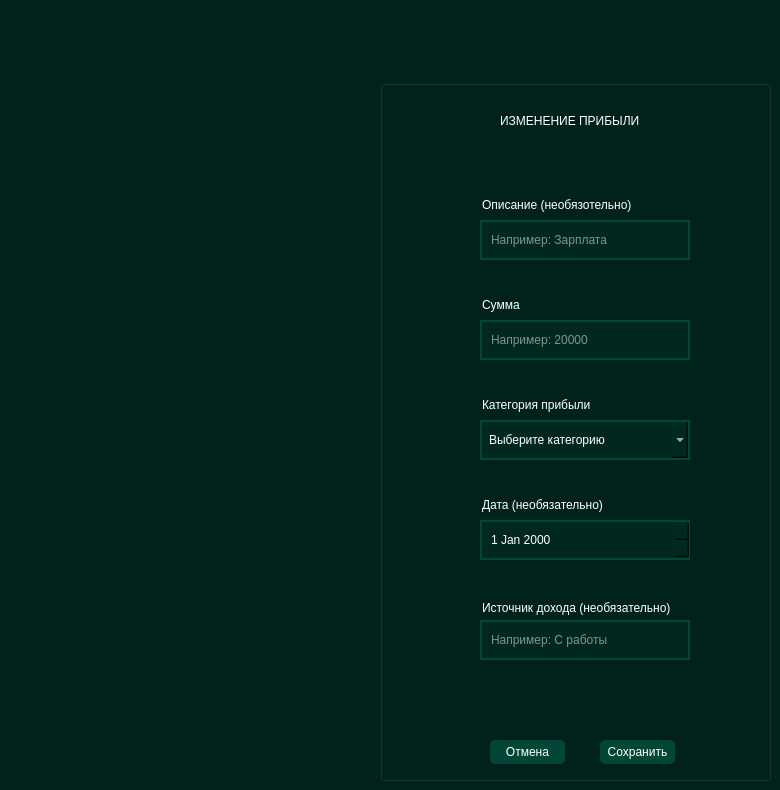
    <widget class="QWidget" name="IncomePage">
     <property name="styleSheet">
      <string notr="true">background-color: rgb(1, 34, 27);</string>
     </property>
     <widget class="QGroupBox" name="IncomeAddGB">
      <property name="geometry">
       <rect>
        <x>380</x>
        <y>80</y>
        <width>391</width>
        <height>701</height>
       </rect>
      </property>
      <property name="styleSheet">
       <string notr="true">color: rgb(255, 255, 255);</string>
      </property>
      <property name="title">
       <string/>
      </property>
      <widget class="QLineEdit" name="DescIncomeLE">
       <property name="geometry">
        <rect>
         <x>100</x>
         <y>140</y>
         <width>210</width>
         <height>40</height>
        </rect>
       </property>
       <property name="styleSheet">
        <string notr="true">background-color: rgb(1, 40, 31);
border-radius: 1 px;
border: 2px solid#aaa;
border-color: rgb(2, 70, 55);
padding-left: 7px;
font: 11pt &quot;Calibri&quot;;
</string>
       </property>
       <property name="placeholderText">
        <string>Например: Зарплата</string>
       </property>
      </widget>
      <widget class="QLineEdit" name="SumIncomeLE">
       <property name="geometry">
        <rect>
         <x>100</x>
         <y>240</y>
         <width>210</width>
         <height>40</height>
        </rect>
       </property>
       <property name="styleSheet">
        <string notr="true">background-color: rgb(1, 40, 31);
border-radius: 1 px;
border: 2px solid#aaa;
border-color: rgb(2, 70, 55);
padding-left: 7px;
font: 11pt &quot;Calibri&quot;;
</string>
       </property>
       <property name="placeholderText">
        <string>Например: 20000</string>
       </property>
      </widget>
      <widget class="QComboBox" name="CategoryIncomeCB">
       <property name="geometry">
        <rect>
         <x>100</x>
         <y>340</y>
         <width>210</width>
         <height>40</height>
        </rect>
       </property>
       <property name="styleSheet">
        <string notr="true">background-color: rgb(1, 40, 31);
border-radius: 1 px;
border: 2px solid#aaa;
border-color: rgb(2, 70, 55);
padding-left: 7px;
font: 11pt &quot;Calibri&quot;;
</string>
       </property>
       <item>
        <property name="text">
         <string>Выберите категорию</string>
        </property>
       </item>
       <item>
        <property name="text">
         <string>Зарплата</string>
        </property>
       </item>
       <item>
        <property name="text">
         <string>Бизнес</string>
        </property>
       </item>
       <item>
        <property name="text">
         <string>Переводы</string>
        </property>
       </item>
       <item>
        <property name="text">
         <string>Подарок</string>
        </property>
       </item>
       <item>
        <property name="text">
         <string>Остальное</string>
        </property>
       </item>
      </widget>
      <widget class="QPushButton" name="CancelIncomeBtn">
       <property name="geometry">
        <rect>
         <x>110</x>
         <y>660</y>
         <width>75</width>
         <height>24</height>
        </rect>
       </property>
       <property name="cursor">
        <cursorShape>PointingHandCursor</cursorShape>
       </property>
       <property name="styleSheet">
        <string notr="true">QPushButton
{
font: 11pt &quot;Calibri&quot;;
background-color: rgb(2, 70, 55);
border-radius: 5px;
}
QPushButton::hover
{
	background-color: rgb(3, 99, 77);
}</string>
       </property>
       <property name="text">
        <string>Отмена</string>
       </property>
      </widget>
      <widget class="QPushButton" name="SaveIncomeBtn">
       <property name="geometry">
        <rect>
         <x>220</x>
         <y>660</y>
         <width>75</width>
         <height>24</height>
        </rect>
       </property>
       <property name="cursor">
        <cursorShape>PointingHandCursor</cursorShape>
       </property>
       <property name="styleSheet">
        <string notr="true">QPushButton
{
font: 11pt &quot;Calibri&quot;;
background-color: rgb(2, 70, 55);
border-radius: 5px;
}
QPushButton::hover
{
	background-color: rgb(3, 99, 77);
}</string>
       </property>
       <property name="text">
        <string>Сохранить</string>
       </property>
      </widget>
      <widget class="QLabel" name="IncomeTitLbl">
       <property name="geometry">
        <rect>
         <x>120</x>
         <y>30</y>
         <width>171</width>
         <height>21</height>
        </rect>
       </property>
       <property name="styleSheet">
        <string notr="true">font: 700 12pt &quot;Calibri&quot;;</string>
       </property>
       <property name="text">
        <string>ИЗМЕНЕНИЕ ПРИБЫЛИ</string>
       </property>
      </widget>
      <widget class="QLabel" name="DescIncomeLbl">
       <property name="geometry">
        <rect>
         <x>102</x>
         <y>117</y>
         <width>181</width>
         <height>16</height>
        </rect>
       </property>
       <property name="styleSheet">
        <string notr="true">font: 11pt &quot;Calibri&quot;;</string>
       </property>
       <property name="text">
        <string>Описание (необязотельно)</string>
       </property>
      </widget>
      <widget class="QLabel" name="SumIncomeLbl">
       <property name="geometry">
        <rect>
         <x>102</x>
         <y>217</y>
         <width>49</width>
         <height>16</height>
        </rect>
       </property>
       <property name="styleSheet">
        <string notr="true">font: 11pt &quot;Calibri&quot;;</string>
       </property>
       <property name="text">
        <string>Сумма</string>
       </property>
      </widget>
      <widget class="QLabel" name="CategoryIncomeLbl">
       <property name="geometry">
        <rect>
         <x>102</x>
         <y>317</y>
         <width>141</width>
         <height>16</height>
        </rect>
       </property>
       <property name="styleSheet">
        <string notr="true">font: 11pt &quot;Calibri&quot;;</string>
       </property>
       <property name="text">
        <string>Категория прибыли</string>
       </property>
      </widget>
      <widget class="QLabel" name="DateIncomeLbl">
       <property name="geometry">
        <rect>
         <x>102</x>
         <y>417</y>
         <width>151</width>
         <height>16</height>
        </rect>
       </property>
       <property name="styleSheet">
        <string notr="true">font: 11pt &quot;Calibri&quot;;</string>
       </property>
       <property name="text">
        <string>Дата (необязательно)</string>
       </property>
      </widget>
      <widget class="QDateEdit" name="DateIncomeDE">
       <property name="geometry">
        <rect>
         <x>100</x>
         <y>440</y>
         <width>210</width>
         <height>40</height>
        </rect>
       </property>
       <property name="styleSheet">
        <string notr="true">background-color: rgb(1, 40, 31);
border-radius: 1 px;
border: 2px solid#aaa;
border-color: rgb(2, 70, 55);
padding-left: 7px;
font: 11pt &quot;Calibri&quot;;
</string>
       </property>
      </widget>
      <widget class="QLineEdit" name="IncomeSourceLE">
       <property name="geometry">
        <rect>
         <x>100</x>
         <y>540</y>
         <width>210</width>
         <height>40</height>
        </rect>
       </property>
       <property name="styleSheet">
        <string notr="true">background-color: rgb(1, 40, 31);
border-radius: 1 px;
border: 2px solid#aaa;
border-color: rgb(2, 70, 55);
padding-left: 7px;
font: 11pt &quot;Calibri&quot;;
</string>
       </property>
       <property name="placeholderText">
        <string>Например: С работы</string>
       </property>
      </widget>
      <widget class="QLabel" name="IncomeSourceLbl">
       <property name="geometry">
        <rect>
         <x>102</x>
         <y>520</y>
         <width>221</width>
         <height>16</height>
        </rect>
       </property>
       <property name="styleSheet">
        <string notr="true">font: 11pt &quot;Calibri&quot;;</string>
       </property>
       <property name="text">
        <string>Источник дохода (необязательно)</string>
       </property>
      </widget>
     </widget>
    </widget>
